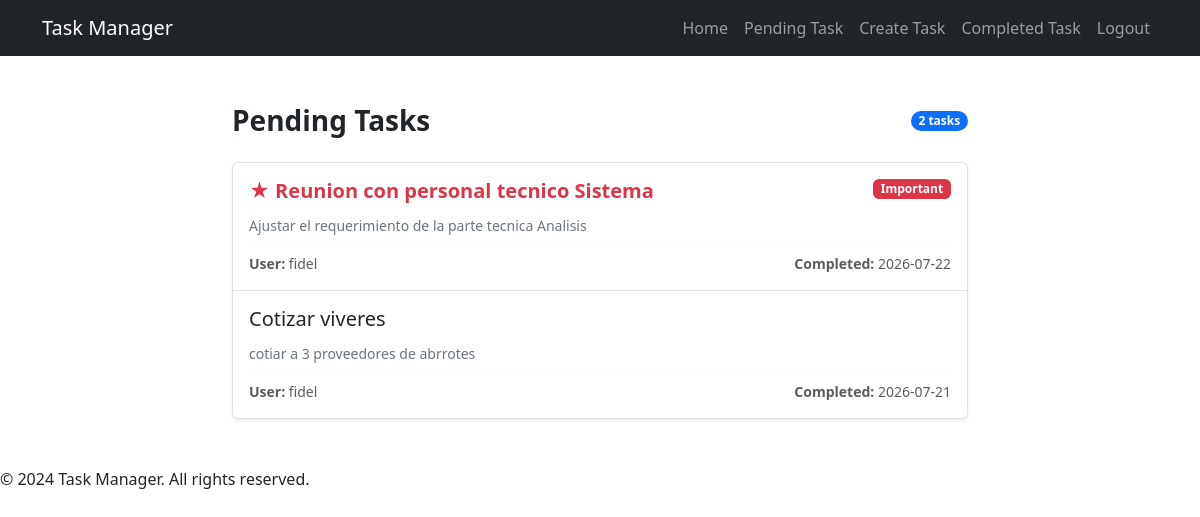
/tasks_completed/ (signed in), run on an earlier commit of the app's database.
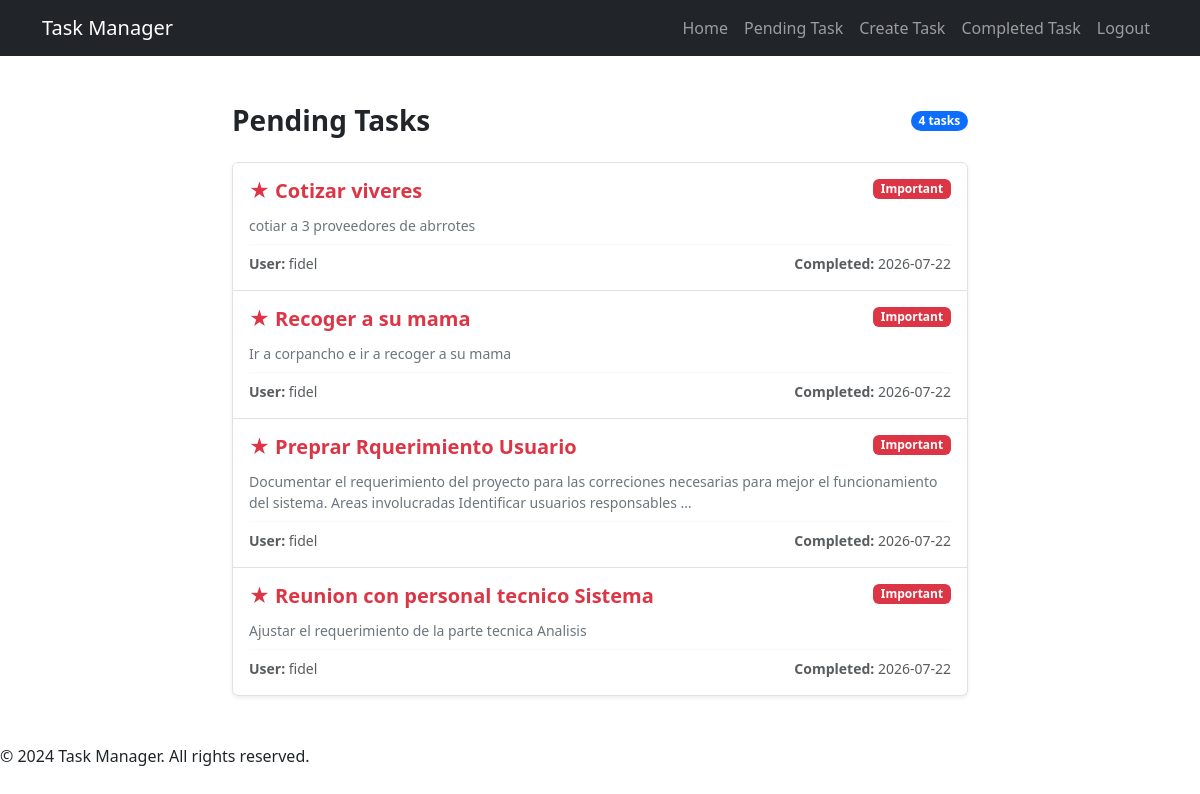
And on a later commit of the database.
### tasks/models.py (models this page shows, shortened)
class Task(models.Model):
   title = models.CharField(max_length=100)
   description = models.TextField()
   created = models.DateTimeField(auto_now_add=True)
   datecompleted = models.DateTimeField(null=True, blank=True)
   important = models.BooleanField(default=False)
   user = models.ForeignKey('auth.User', on_delete=models.CASCADE)

### tasks/views.py (the view)
# urls.py: path('tasks_completed/', views.tasks_completed, name='tasks_completed'),
@login_required
def tasks_completed(request):
   tasks = Task.objects.filter(user=request.user, datecompleted__isnull=False).order_by('-datecompleted')
   return render(request, 'tasks.html', {'tasks': tasks})

### tasks/templates/tasks.html (shortened to what this page needs)
{% extends "base.html" %}
{% block content %}
<main class="container my-5">
   <div class="row justify-content-center">
      <div class="col-md-10 col-lg-8">
         <div class="d-flex justify-content-between align-items-center mb-4">
            <h1 class="h3 fw-bold mb-0">Pending Tasks</h1>
            <span class="badge bg-primary rounded-pill">{{ tasks|length }} tasks</span>
         </div>
         {% if tasks %}
            <div class="list-group shadow-sm rounded">
               {% for task in tasks %}
                  <a href="{% url 'task_detail' task.id %}" class="list-group-item list-group-item-action p-3">
                     <div class="d-flex w-100 justify-content-between align-items-start mb-2">
                        <h5 class="mb-1 text-dark">
                           {% if task.important %}
                              <strong class="text-danger">★ {{ task.title }}</strong>
                           {% else %}
                              {{ task.title }}
                           {% endif %}
                        </h5>
                        {% if task.important %}
                           <span class="badge bg-danger">Important</span>
                        {% endif %}
                     </div>
                     {% if task.description %}
                        <p class="mb-2 text-secondary small">{{ task.description|truncatewords:20 }}</p>
                     {% endif %}
                     <div class="d-flex justify-content-between align-items-center pt-2 border-top border-light">
                        <small class="text-muted">
                           <strong>User:</strong> {{ task.user.username }}
                        </small>
                        {% if task.datecompleted %}
                           <small class="text-muted">
                              <strong>Completed:</strong> {{ task.datecompleted|date:"Y-m-d" }}
                           </small>
                        {% endif %}
                     </div>
                  </a>
               {% endfor %}
            </div>
         {% endif %}
      </div>
   </div>
</main>
{% endblock %}

What changed in the data, as far as the page shows it:
changed Task "Cotizar viveres": important False → True (drawn); datecompleted "2026-07-21" → "2026-07-22"; moves up the list
now on this page (row edited): Task: title "Recoger a su mama", important "Important", description "Ir a corpancho e ir a recoger a su mama", user.username "fidel", datecompleted "2026-07-22"
now on this page (row edited): Task: title "Preprar Rquerimiento Usuario", important "Important", description "Documentar el requerimiento del proyecto para las correciones necesarias para mejor el funcionamiento del sistema. Areas involucradas Identificar usuarios responsables …", user.username "fidel", datecompleted "2026-07-22"
Also different on the page:
{{ tasks|length }}: "2" → "4"
